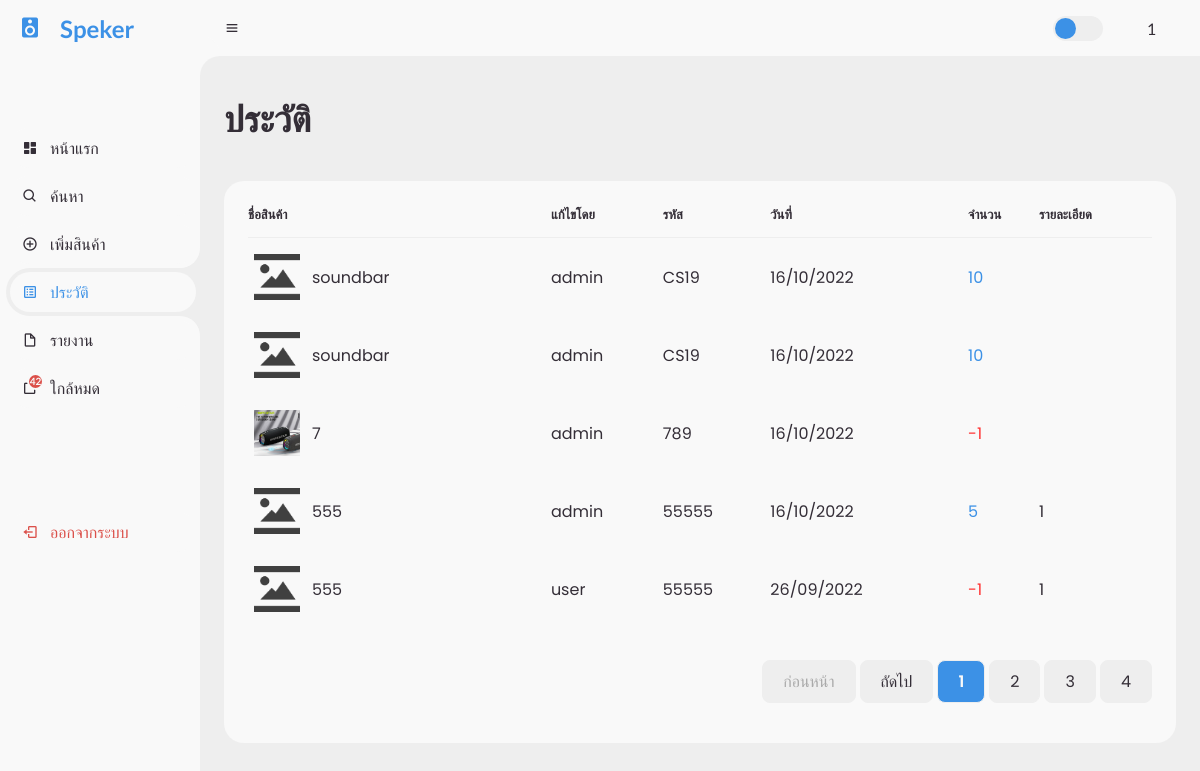
The app's page /log.php (signed in) with its own data.
### tables this page shows
CREATE TABLE `log` (
  `id` int(11) NOT NULL,
  `id_product` int(11) NOT NULL,
  `id_account` varchar(10000) NOT NULL,
  `amount` int(11) NOT NULL,
  `specs` varchar(1000) NOT NULL,
  `datetime` datetime NOT NULL DEFAULT current_timestamp(),
  `status` int(11) NOT NULL,
  `read` int(1) NOT NULL DEFAULT 0
);

CREATE TABLE `product` (
  `id` int(11) NOT NULL,
  `code` varchar(5) NOT NULL,
  `name` varchar(255) NOT NULL,
  `stock` int(11) NOT NULL,
  `price` decimal(10,0) NOT NULL,
  `detail` varchar(1000) NOT NULL,
  `image_path` varchar(255) NOT NULL,
  `create_date` datetime NOT NULL DEFAULT current_timestamp()
);

### function/notify.php (called while the page is built)
<?php
  include('./config/connect.php');
  $sql11 = "SELECT * FROM setting";
  $query11 = mysqli_query($connect, $sql11);
  $rows11 = mysqli_num_rows($query11);
  $notify11 = 10;
  if ($rows11 < 1){
    $sql11 = "INSERT INTO setting (notify) VALUES ($notify11)";
    $query11 = mysqli_query($connect, $sql11);
  } else {
    $data11 = mysqli_fetch_assoc($query11);
    $notify11 = $data11['notify'];
  }
  $sql11 = "SELECT COUNT(*) as total FROM product WHERE product.stock <= $notify11";
  $query11 = mysqli_query($connect, $sql11);
  $data11 = mysqli_fetch_assoc($query11);
  $stock11 = $data11['total'];
?>

### log.php (the view, shortened to what this page needs)
<?php
  include('./config/connect.php');
  include('./function/notify.php');
  $id = $_SESSION['id'];
  if (!$id) {
    header( "location: login.php" );
    exit(0);
  } else {
    $username = $_SESSION['username'];
  }
  $perpage = 5;
  $page = 1;
  if (isset($_GET['page'])) {
    $page = $_GET['page'];
  } else {
    $page = 1;
  }
  $start = ($page - 1) * $perpage;
  $sql = "SELECT * FROM log INNER JOIN product ON log.id_product = product.id ORDER BY log.datetime DESC limit $start,$perpage";
  $query = mysqli_query($connect, $sql);
  $sql2 = "SELECT COUNT(*) as total FROM log";
  $query2 = mysqli_query($connect, $sql2);
  $data2 = mysqli_fetch_assoc($query2);
  $total_page = ceil($data2['total'] / $perpage);
?>
<!DOCTYPE html>
<html lang="en">
<head>
  <link href="https://unpkg.com/boxicons@2.0.9/css/boxicons.min.css" rel="stylesheet" />
  <link rel="stylesheet" href="./css/style.css" />
</head>
<body>
  <section id="sidebar">
    <a href="index.php" class="brand">
      <i class="bx bxs-speaker"></i>
      <span class="text">Speker</span>
    </a>
    <ul class="side-menu top">
      <li>
        <a href="index.php">
          <i class="bx bxs-dashboard"></i>
          <span class="text">หน้าแรก</span>
        </a>
      </li>
      <li>
        <a href="search.php">
          <i class="bx bx-search"></i>
          <span class="text">ค้นหา</span>
        </a>
      </li>
      <li>
        <a href="add.php">
          <i class="bx bx-plus-circle"></i>
          <span class="text">เพิ่มสินค้า</span>
        </a>
      </li>
      <li class="active">
        <a href="log.php">
          <i class='bx bx-spreadsheet'></i>
          <span class="text">ประวัติ</span>
        </a>
      </li>
      <li>
        <a href="report.php">
          <i class='bx bx-file-blank'></i>
          <span class="text">รายงาน</span>
        </a>
      </li>
      <li>
        <a href="stock.php" style="position: relative;">
          <span class="text">ใกล้หมด</span>
          <?php
            if ($stock11 > 0) {
              echo "<span class='notify'>$stock11</span>";
            }
          ?>
        </a>
      </li>
    </ul>
    <ul class="side-menu">
      <li>
      </li>
      <li>
        <a href="logout.php" class="logout">
          <i class="bx bx-log-out"></i>
          <span class="text">ออกจากระบบ</span>
        </a>
      </li>
    </ul>
  </section>
  <section id="content">
    <nav>
      <div class="menu">
        <i class="bx bx-menu"></i>
      </div>
      <label for="switch-mode" class="switch-mode"></label>
      <a href="profile.php" class="profile">
        <?php echo $username; ?>
      </a>
    </nav>
    <main>
      <div class="head-title">
        <div class="left">
          <h1>ประวัติ</h1>
        </div>
      </div>
      <div class="table-data">
        <div class="order">
          <table>
            <thead>
              <tr>
                <th>ชื่อสินค้า</th>
                <th>แก้ไขโดย</th>
                <th>รหัส</th>
                <th>วันที่</th>
                <th>จำนวน</th>
                <th>รายละเอียด</th>
              </tr>
            </thead>
            <tbody>
              <?php
                while ($data = mysqli_fetch_array($query)) {
              ?>
              <tr>
                <td>
                  <?php if ($data['image_path']) {
                      echo "<img src ='$data[image_path]'/>";
                    } else {
                      echo "<img src ='./img/default/default.png' />";
                    }
                  ?>
                  <p><?php echo "$data[name]"; ?></p>
                </td>
                <td><?php echo "$data[id_account]"; ?></td>
                <td><?php echo "$data[code]"; ?></td>
                <td>
                  <?php
                    $date = date('d/m/Y', strtotime($data["datetime"]));
                    echo "$date";
                  ?>
                </td>
                <td>
                  <?php
                    if ($data['status'] == 0) {
                      echo "<span class='text-blue'>$data[amount]</span>";
                    } else if ($data['status'] == 1) {
                      echo "<span class='text-red'>-$data[amount]</span>";
                    }
                  ?>
                </td>
                <td><?php echo "$data[specs]"; ?></td>
              </tr>
              <?php } ?>
            </tbody>
          </table>
          <div>
            <ul class="page">
              <?php
                if ($page == 1 ) {
                  echo "<a href='#' class='disabled'><li>ก่อนหน้า</li></a>";
                } else {
                  $pervious = $page - 1;
                  echo "<a href='log.php?page=$pervious'><li>ก่อนหน้า</li></a>";
                }
                if ($page == $total_page ) {
                  echo "<a href='#' class='disabled'><li>ถัดไป</li></a>";
                } else {
                  $next = $page + 1;
                  echo "<a href='log.php?page=$next'><li>ถัดไป</li></a>";
                }
                if ($total_page < 7) {
                  for ($i = 1 ; $i <= $total_page; $i++) {
                    if ($i == $page) {
                      echo "<a href='log.php?page=$i' class='active'><li>$i</li></a>";
                    } else {
                      echo "<a href='log.php?page=$i'><li>$i</li></a>";
                    }
                  }
                }
              ?>
            </ul>
          </div>
        </div>
      </div>
    </main>
  </section>
</body>
</html>

### records on screen
log: id_product.name "soundbar", id_account "admin", id_product.code "CS19", datetime "16/10/2022", amount "10"
log: id_product.name "soundbar", id_account "admin", id_product.code "CS19", datetime "16/10/2022", amount "10"
log: id_product.image_path (picture), id_product.name "7", id_account "admin", id_product.code "789", datetime "16/10/2022", amount "1"
log: id_product.name "555", id_account "admin", id_product.code "55555", datetime "16/10/2022", amount "5", specs "1"
log: id_product.name "555", id_account "user", id_product.code "55555", datetime "26/09/2022", amount "1", specs "1"

### other values on screen
$stock11 "42"
$username "1"
